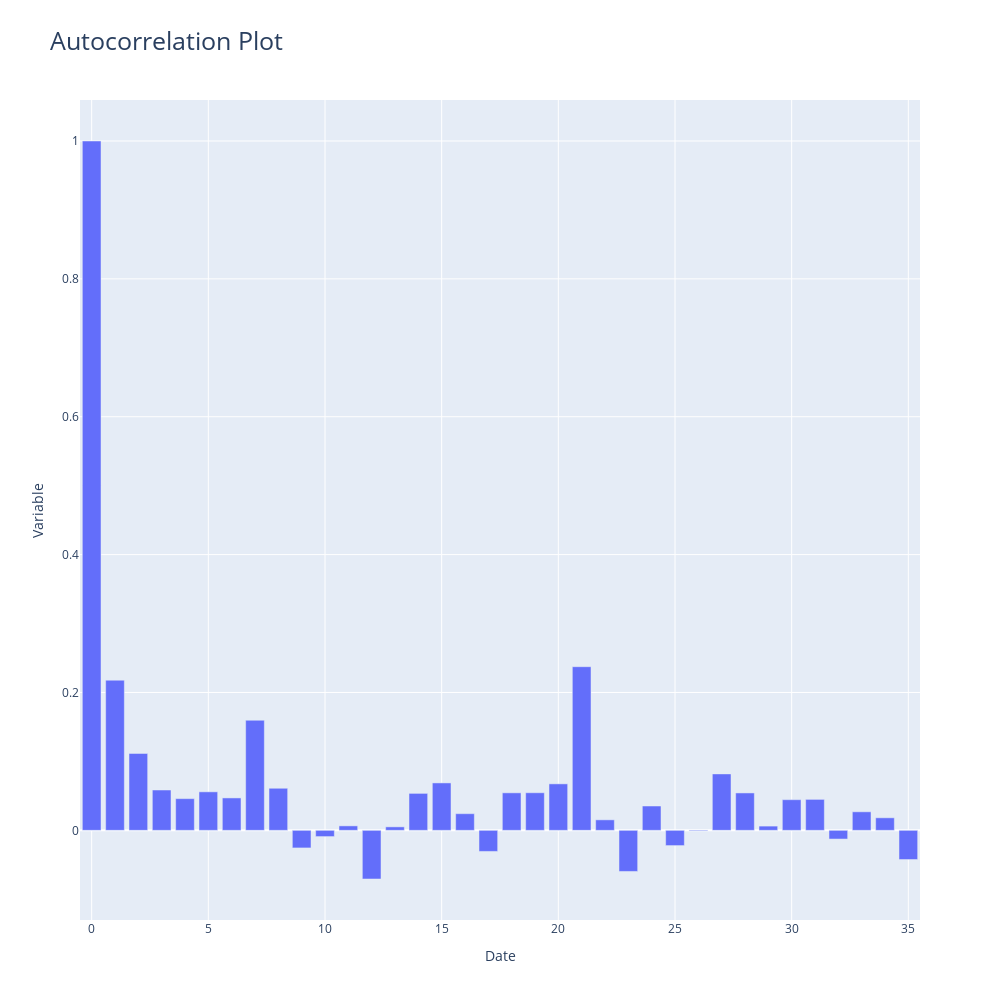

Write notebook code for a chart like this one.
### Code cell
plot_autocorrelation(df, col="Births", plot_type="pacf", viz_backend="plotly", n_lags=35)

### Figure 1 — Plotly figure (JSON) as saved in the notebook; plotly's stock layout.template omitted (floating-point values rounded to 4 significant figures)
{"data": [{"type": "bar", "y": [1, 0.2178, 0.1116, 0.05853, 0.04598, 0.05587, 0.04702, 0.1597, 0.06104, -0.02551, -0.009049, 0.00648, -0.07058, 0.005056, 0.05362, 0.06879, 0.02416, -0.03057, 0.05443, 0.05454, 0.06744, 0.2374, 0.01524, -0.05963, 0.03531, -0.02209, -0.0009352, 0.08188, 0.05426, 0.006153, 0.04447, 0.04492, -0.01265, 0.0269, 0.0182, -0.04232]}], "layout": {"height": 1000, "title": {"font": {"size": 25}, "text": "Autocorrelation Plot"}, "width": 1000, "xaxis": {"autorange": true, "range": [-0.5, 35.5], "showgrid": true, "ticks": "", "title": {"text": "Date"}}, "yaxis": {"automargin": true, "autorange": true, "range": [-0.1301, 1.059], "showgrid": true, "ticks": "", "title": {"text": "Variable"}, "type": "linear"}}}
